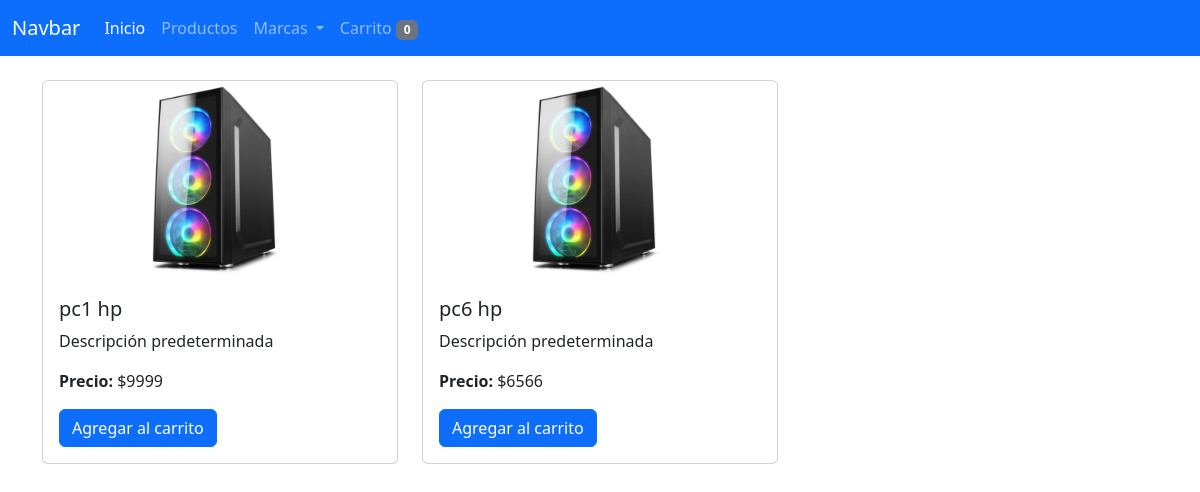
Screenshot of /productos/hp/ with the database file from the repository.
### tienda_app/models.py (models this page shows, shortened)
class Producto(models.Model):
    id_productos=models.CharField(primary_key=True,max_length=6)
    nombre=models.CharField(max_length=100)
    descripcion = models.CharField(max_length=255, default="Descripción predeterminada")
    stock= models.IntegerField()
    precio= models.IntegerField()
    lote=models.CharField(max_length=100)
    imagen = models.ImageField(upload_to='productos/', null=True, blank=True)
    ASUS = 'Asus'
    HP = 'HP'
    DELL = 'Dell'
    ALIENWARE = 'Alienware'
    MARCAS_CHOICES = [
        (ASUS, 'Asus'),
        (HP, 'HP'),
        (DELL, 'Dell'),
        (ALIENWARE, 'Alienware'),
    ]
    marca = models.CharField(
        max_length=20,
        choices=MARCAS_CHOICES,
        default=ASUS,  # Marca predeterminada si no se selecciona ninguna
    )

### tienda_app/views.py (the view)
# urls.py: path('productos/hp/', views.hp, name='hp'),
def hp(request):
    losproductos=Producto.objects.all()
    return render(request, 'productos/hp.html',{"misproductos":losproductos})

### tienda_app/templates/productos/hp.html (shortened to what this page needs)
{% load static %}
<!doctype html>
<html lang="en">
  <head>
    <link href="https://cdn.jsdelivr.net/npm/bootstrap@5.3.3/dist/css/bootstrap.min.css" rel="stylesheet">
    <link rel="stylesheet" href="{% static 'estilos.css' %}">
  </head>
  <body>
     <nav class="navbar navbar-expand-lg bg-primary" data-bs-theme="dark">
      <div class="container-fluid">
        <a class="navbar-brand" href="#">Navbar</a>
        <div class="collapse navbar-collapse" id="navbarNav">
          <ul class="navbar-nav">
            <li class="nav-item">
              <a class="nav-link active" aria-current="page" href="{% url 'inicio_vista' %}">Inicio</a>
            </li>
            <li class="nav-item">
              <a class="nav-link" href="{% url 'productosGeneral' %} ">Productos</a>
            </li>
            <li class="nav-item dropdown">
              <a class="nav-link dropdown-toggle" href="#" id="navbarDropdown" role="button" data-bs-toggle="dropdown" aria-expanded="false">
                Marcas
              </a>
            </li>
            <li class="nav-item">
              <a class="nav-link" href="{% url 'carrito' %}">Carrito <span id="carrito-total" class="badge bg-secondary">0</span></a>
            </li>
          </ul>
        </div>
      </div>
  </nav>
    <div class="container py-4">
      <div class="row row-cols-1 row-cols-md-3 g-4">
        {% for i in misproductos %}
        {% if i.marca == "HP" %}
        <div class="col">
          <div class="card h-100">
            <img src="{{ i.imagen.url }}" class="card-img-top" alt="{{ i.nombre }}" style="max-height: 200px; width: 100%; object-fit: contain;">
            <div class="card-body">
              <h5 class="card-title">{{ i.nombre }}</h5>
              <p class="card-text">{{ i.descripcion }}</p>
              <p class="card-text"><strong>Precio:</strong> ${{ i.precio }}</p>
              <a href="#" class="btn btn-primary agregar-carrito" data-id="{{ i.id_productos }}">Agregar al carrito</a>
            </div>
          </div>
        </div>
        {% endif %}
        {% endfor %}
      </div>
    </div>
  </body>
</html>

### rows the page displays
Producto: imagen (picture), nombre "pc1 hp", descripcion "Descripción predeterminada", precio "9999"
Producto: imagen (picture), nombre "pc6 hp", descripcion "Descripción predeterminada", precio "6566"
